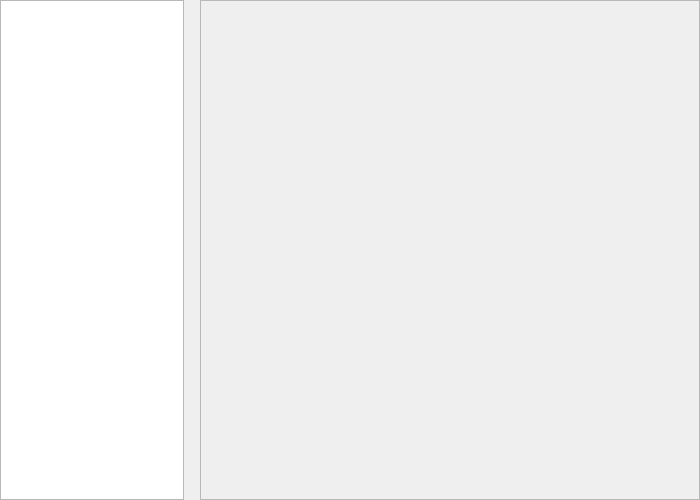
<?xml version="1.0" encoding="UTF-8"?>
<ui version="4.0">
 <class>KurooViewBase</class>
 <widget class="QWidget" name="KurooViewBase">
  <property name="geometry">
   <rect>
    <x>0</x>
    <y>0</y>
    <width>700</width>
    <height>500</height>
   </rect>
  </property>
  <property name="minimumSize">
   <size>
    <width>700</width>
    <height>500</height>
   </size>
  </property>
  <property name="windowTitle">
   <string>Form1</string>
  </property>
  <layout class="QGridLayout">
   <property name="margin">
    <number>0</number>
   </property>
   <property name="spacing">
    <number>0</number>
   </property>
   <item row="0" column="1">
    <spacer name="spacer1">
     <property name="orientation">
      <enum>Qt::Horizontal</enum>
     </property>
     <property name="sizeType">
      <enum>QSizePolicy::Minimum</enum>
     </property>
     <property name="sizeHint" stdset="0">
      <size>
       <width>16</width>
       <height>20</height>
      </size>
     </property>
    </spacer>
   </item>
   <item row="0" column="0">
    <widget class="QListWidget" name="viewMenu">
     <property name="sizePolicy">
      <sizepolicy hsizetype="Fixed" vsizetype="Expanding">
       <horstretch>0</horstretch>
       <verstretch>0</verstretch>
      </sizepolicy>
     </property>
     <property name="minimumSize">
      <size>
       <width>105</width>
       <height>0</height>
      </size>
     </property>
     <property name="cursor">
      <cursorShape>PointingHandCursor</cursorShape>
     </property>
    </widget>
   </item>
   <item row="0" column="2">
    <widget class="QStackedWidget" name="viewStack">
     <property name="sizePolicy">
      <sizepolicy hsizetype="MinimumExpanding" vsizetype="MinimumExpanding">
       <horstretch>0</horstretch>
       <verstretch>0</verstretch>
      </sizepolicy>
     </property>
     <property name="minimumSize">
      <size>
       <width>500</width>
       <height>500</height>
      </size>
     </property>
     <property name="frameShape">
      <enum>QFrame::StyledPanel</enum>
     </property>
     <property name="frameShadow">
      <enum>QFrame::Sunken</enum>
     </property>
     <property name="lineWidth">
      <number>2</number>
     </property>
     <widget class="QWidget" name="WStackPage">
      <property name="geometry">
       <rect>
        <x>3</x>
        <y>3</y>
        <width>564</width>
        <height>494</height>
       </rect>
      </property>
     </widget>
    </widget>
   </item>
  </layout>
 </widget>
 <layoutdefault spacing="6" margin="11"/>
 <pixmapfunction>qPixmapFromMimeSource</pixmapfunction>
 <resources/>
 <connections/>
</ui>
